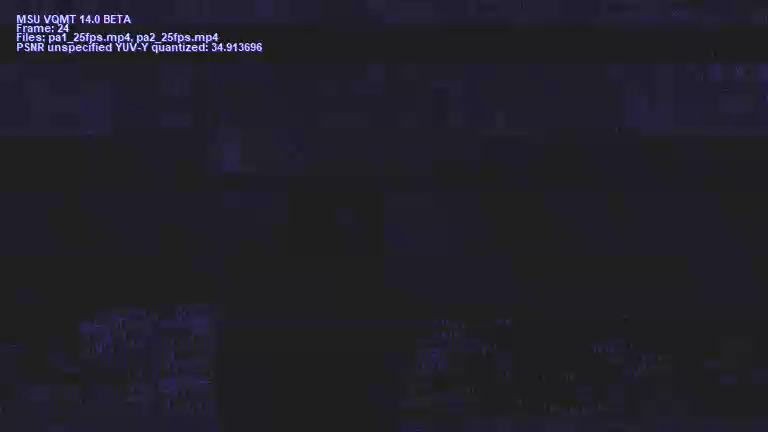
#> input picture frame 24 of netflix_dataset/pa/pa1_25fpspa2_25fps_psnr_y_A.mkv, 768 x 432 px, given in place of vid1.mp4, which was not available
$ jupyter execute main.ipynb
#> lines starting #> are read from the running program, lines starting #| are printed output that depends on the picture; pictures that were not available may be replaced by others from this repository, and a replacement may not be noted
[cell 1]
import cv2
import os
from math import ceil
import time
import numpy as np
from tqdm.auto import tqdm
import matplotlib.pyplot as plt
import seaborn as sns
import importlib
import random
from matplotlib.animation import FuncAnimation
import matplotlib.animation as animation
import matplotlib as mpl

mpl.rcParams['animation.ffmpeg_path'] = r'C:\\ffmpeg\\bin\\ffmpeg.exe'
import matplotlib.gridspec as gridspec

[cell 2]
class VideoReader:
    def __init__(self, path):
        self.path = path
        self.cap = cv2.VideoCapture(path)
        self.height = int(self.cap.get(4))
        self.width = int(self.cap.get(3))
        self.it = iter(self)
        self.length = int(self.cap.get(cv2.CAP_PROP_FRAME_COUNT))
        self.fps = self.cap.get(cv2.CAP_PROP_FPS)

    def __iter__(self):
        while self.cap.isOpened():
            ret, frame = self.cap.read()
            if ret == False:
                break
            # frame = cv2.cvtColor(frame, cv2.COLOR_BGR2RGB)
            yield frame

    def __call__(self):
        return next(self.it)

    def __del__(self):
        self.cap.release()

    def refresh(self):
        self.cap = cv2.VideoCapture(self.path)

[cell 3]
vid = VideoReader('vid1.mp4')
print(vid.length, vid.fps)

[cell 4]
class MetricArray:
    def __init__(self, path, height, width):
        self.block_height = height
        self.block_width = width
        self.vid = VideoReader(path)
        self.n_height = ceil(vid.height / self.block_height)
        self.n_width = ceil(vid.width / self.block_width)
        self.scores = np.zeros((self.n_height, self.n_width, vid.length))

    def get_subframe(self, frame, i, j):
        return frame[
               i * self.block_height: min(self.vid.height, (i + 1) * self.block_height),
               j * self.block_width: min(self.vid.width, (j + 1) * self.block_width)
               ]

    def split_video(self):
        """
        devide video on n * m subvideos and save each of them in ./tmp/ folder
        :return:
        """

        TMP_DIR = './tmp/'
        if not os.path.exists(TMP_DIR):
            os.mkdir(TMP_DIR)
        for f in os.listdir(TMP_DIR):
            os.remove(TMP_DIR + f)

        fourcc = cv2.VideoWriter_fourcc(*'XVID')

        for i in range(self.n_height):
            for j in range(self.n_width):
                out = cv2.VideoWriter(f'{TMP_DIR}{i}_{j}.mp4', fourcc, vid.fps, (self.block_width, self.block_height))
                for frame in vid:
                    subframe = self.get_subframe(frame, i, j)
                    out.write(subframe)
#> this loop made 30 passes
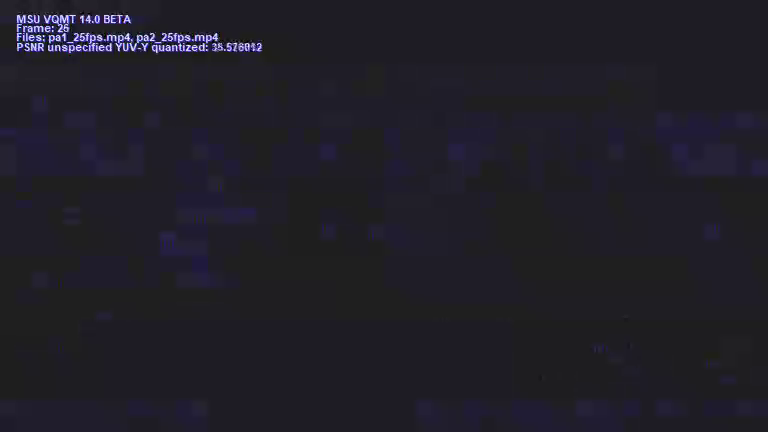
#> input picture frame 26 of netflix_dataset/pa/pa1_25fpspa2_25fps_psnr_y_A.mkv, 768 x 432 px, given in place of vid1.mp4, which was not available
#> after the loop:
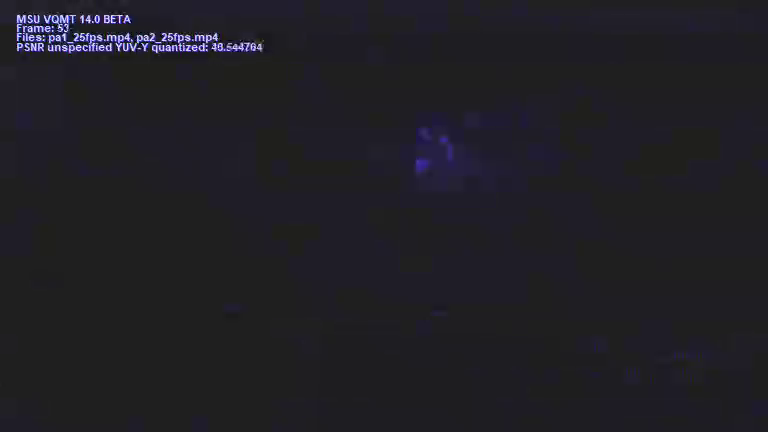
#> subframe: shape (432, 768, 3); mean B, G, R 36.9, 31.1, 32.2
                out.release()
                vid.refresh()


m = MetricArray('vid1.mp4', 540, 960)
m.split_video()

$ run again, starting later in the video
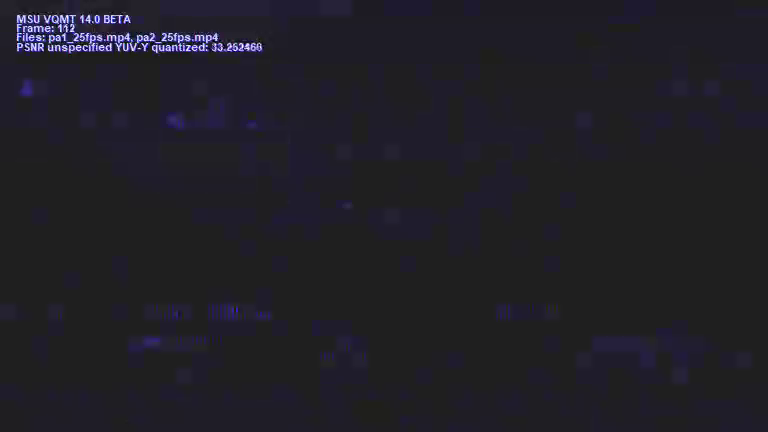
#> input picture frame 112 of netflix_dataset/pa/pa1_25fpspa2_25fps_psnr_y_A.mkv, 768 x 432 px, given in place of vid1.mp4, which was not available
#> the loop in split_video, `for frame in vid:` made 30 passes
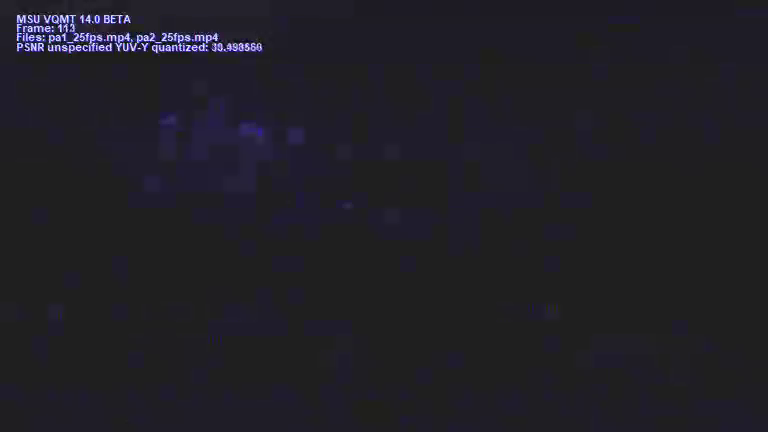
#> input picture frame 113 of netflix_dataset/pa/pa1_25fpspa2_25fps_psnr_y_A.mkv, 768 x 432 px, given in place of vid1.mp4, which was not available
#> after the loop in split_video, `for frame in vid:`:
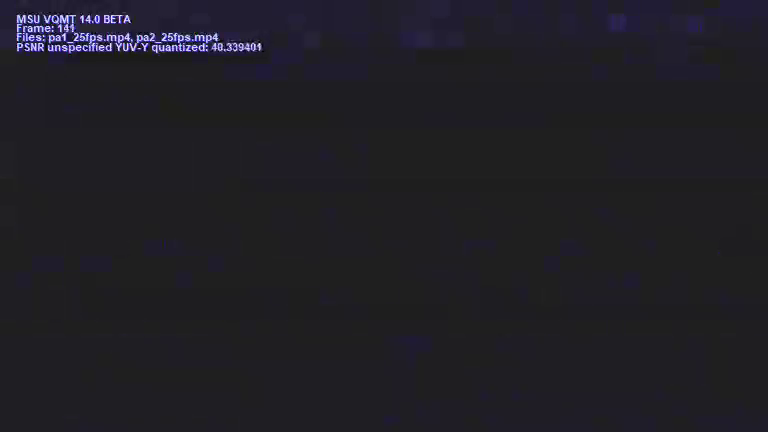
#> subframe: shape (432, 768, 3); mean B, G, R 37.3, 30.9, 32.2
